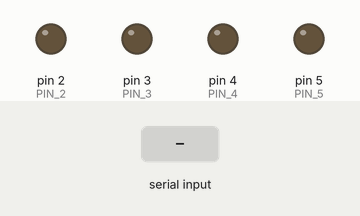
This sketch was run on a simulated Arduino Uno, built with avr-gcc and run on an emulated ATmega328P. On the bench: output pins drawn as LEDs (lit = HIGH). Inputs (shaded band) come from the test bench.

Above: at 1.2 s.
1.3 s: "MAJU" received over the second serial link
At 3.5 s:
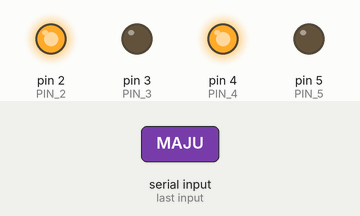
3.8 s: "MUNDUR" received over the second serial link
At 5.4 s:
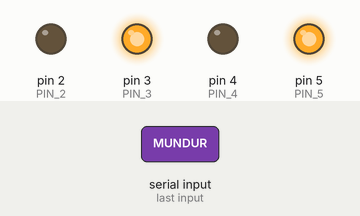
6.3 s: "KIRI" received over the second serial link
At 8.4 s:
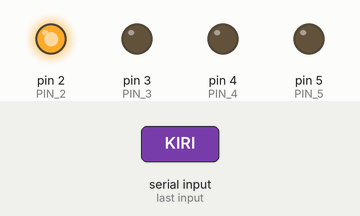
8.7 s: "KANAN" received over the second serial link
At 10.3 s:
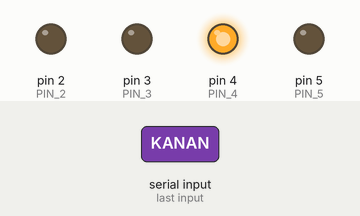
11.1 s: "STOP" received over the second serial link
At 13.4 s:
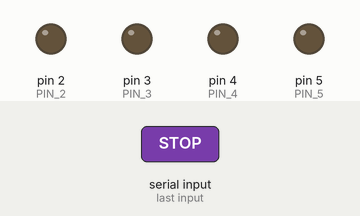
Timing chart, 0 to 14.5 s (numbered marks = the images above; inputs shaded):
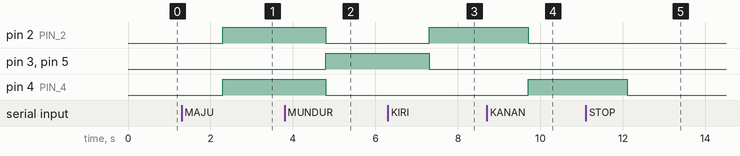

Measured:
- after the input at 1.3 s, pin 2 (PIN_2), pin 4 (PIN_4): LOW → HIGH after 1.0 s
- after the input at 3.8 s, pin 2 (PIN_2), pin 4 (PIN_4): HIGH → LOW after 1.0 s; pin 3 (PIN_3), pin 5 (PIN_5): LOW → HIGH after 1.0 s
- after the input at 6.3 s, pin 2 (PIN_2): LOW → HIGH after 1.0 s; pin 3 (PIN_3), pin 5 (PIN_5): HIGH → LOW after 1.0 s
- after the input at 8.7 s, pin 2 (PIN_2): HIGH → LOW after 1.0 s; pin 4 (PIN_4): LOW → HIGH after 1.0 s
- after the input at 11.1 s, pin 4 (PIN_4): HIGH → LOW after 1.0 s

The sketch:

mobilrc.ino
```cpp
// -----------------------------------------
// Sketsa untuk menggerakkan mobil
//   dengan handphone sebagai remote control
// -----------------------------------------

#include <SoftwareSerial.h>

const int PIN_2 = 2;
const int PIN_3 = 3;
const int PIN_4 = 4;
const int PIN_5 = 5;

SoftwareSerial bt(9, 10); // RX, TX

void setup() {
  bt.begin(9600);

  pinMode(PIN_2, OUTPUT);
  pinMode(PIN_3, OUTPUT);
  pinMode(PIN_4, OUTPUT);
  pinMode(PIN_5, OUTPUT);

  digitalWrite(PIN_2, LOW);
  digitalWrite(PIN_3, LOW);
  digitalWrite(PIN_4, LOW);
  digitalWrite(PIN_5, LOW);
}

void loop() {
  String perintah;

  if (bt.available() != 0)
    perintah = bt.readString();

  if (perintah.length() != 0) {
    if (perintah == "MAJU") {
      digitalWrite(PIN_2, HIGH);
      digitalWrite(PIN_3, LOW);

      digitalWrite(PIN_4, HIGH);
      digitalWrite(PIN_5, LOW);
    }
    else if (perintah == "MUNDUR") {
      digitalWrite(PIN_2, LOW);
      digitalWrite(PIN_3, HIGH);

      digitalWrite(PIN_4, LOW);
      digitalWrite(PIN_5, HIGH);
    }
    else if (perintah == "KIRI") {
      digitalWrite(PIN_2, HIGH);
      digitalWrite(PIN_3, LOW);

      digitalWrite(PIN_4, LOW);
      digitalWrite(PIN_5, LOW);
    }
    else if (perintah == "KANAN") {
      digitalWrite(PIN_2, LOW);
      digitalWrite(PIN_3, LOW);

      digitalWrite(PIN_4, HIGH);
      digitalWrite(PIN_5, LOW);
    }
    else if (perintah == "STOP") {
      digitalWrite(PIN_2, LOW);
      digitalWrite(PIN_3, LOW);

      digitalWrite(PIN_4, LOW);
      digitalWrite(PIN_5, LOW);
    }
  }
}
```
